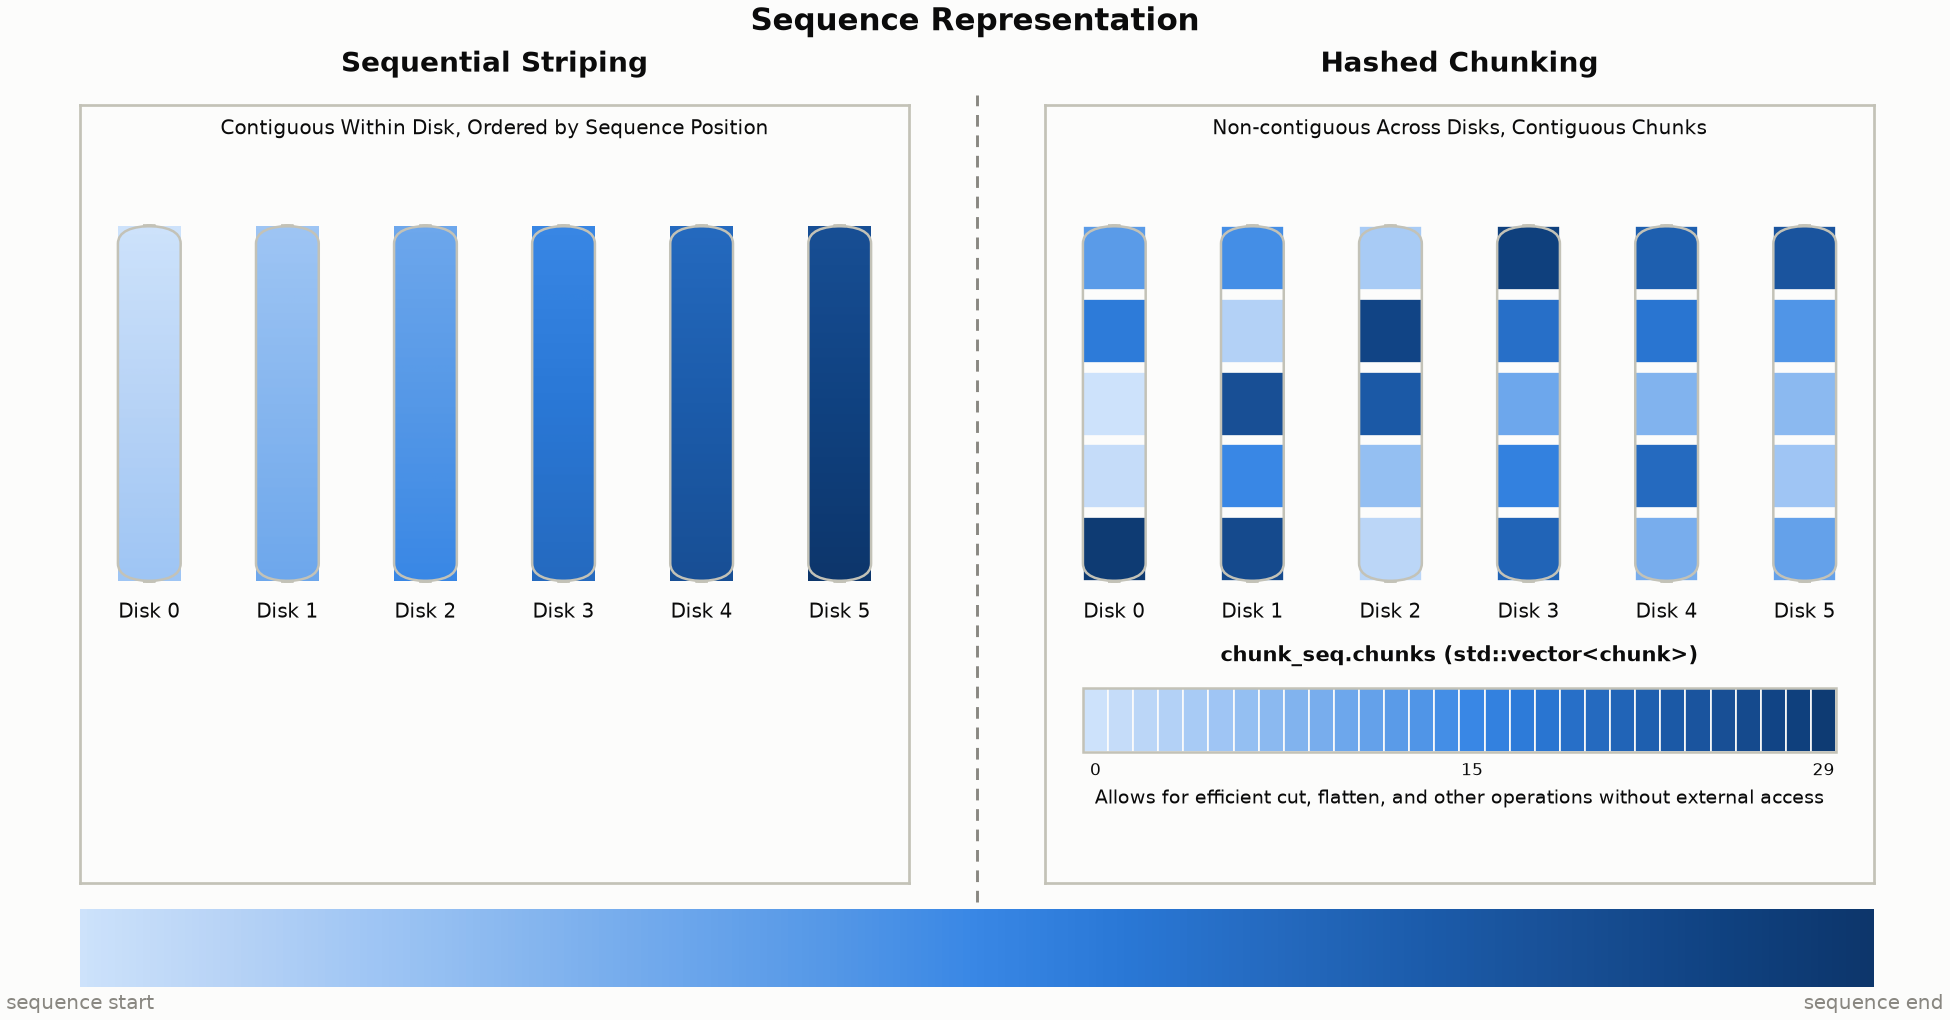

The script that saved this image:
#!/usr/bin/env python3
"""Conceptual diagram: Peter's sequential disk striping vs. chunk_seq's hashed
chunk placement.  Not data-driven (no CSV input, no CLI sweep) -- it renders
synthetic layout data purely to illustrate the two placement strategies.
"""
import argparse

import matplotlib

matplotlib.use("Agg")
import matplotlib.patches as mpatches
import matplotlib.pyplot as plt
import numpy as np
from matplotlib.colors import LinearSegmentedColormap
from matplotlib.lines import Line2D

# Light-mode chart palette (see the dataviz skill's reference palette).
SURFACE = "#fcfcfb"
INK_PRIMARY = "#0b0b0b"
INK_SECONDARY = "#52514e"
INK_MUTED = "#898781"
BASELINE = "#c3c2b7"

# Sequential blue ramp (steps 100->700): color encodes a chunk/range's original
# position in the logical sequence, consistently across both panels.
_BLUE_STEPS = [
    "#cde2fb", "#b7d3f6", "#9ec5f4", "#86b6ef", "#6da7ec", "#5598e7",
    "#3987e5", "#2a78d6", "#256abf", "#1c5cab", "#184f95", "#104281", "#0d366b",
]
SEQ_CMAP = LinearSegmentedColormap.from_list("seq_blue", _BLUE_STEPS)

N_DISKS = 6
CHUNKS_PER_DISK = 5
N_CHUNKS = N_DISKS * CHUNKS_PER_DISK

COL_GAP = 0.10
COL_WIDTH = (1.0 - COL_GAP * (N_DISKS - 1)) / N_DISKS


def col_x0(d):
    return d * (COL_WIDTH + COL_GAP)


def group_width():
    return N_DISKS * (COL_WIDTH + COL_GAP) - COL_GAP


def draw_disk_frame(ax, x0, label):
    frame = mpatches.FancyBboxPatch(
        (x0, 0), COL_WIDTH, 1,
        boxstyle="round,pad=0.0,rounding_size=0.05",
        linewidth=1.2, edgecolor=BASELINE, facecolor="none",
        zorder=5, mutation_aspect=1,
    )
    ax.add_patch(frame)
    ax.text(x0 + COL_WIDTH / 2, -0.06, label, ha="center", va="top",
            fontsize=9.5, color=INK_PRIMARY)


def style_panel(ax, caption):
    ax.set_xlim(-0.05, group_width() + 0.05)
    ax.set_ylim(-0.85, 1.34)
    ax.set_xticks([])
    ax.set_yticks([])
    ax.set_facecolor(SURFACE)
    for spine in ax.spines.values():
        spine.set_visible(True)
        spine.set_edgecolor(BASELINE)
        spine.set_linewidth(1.3)
    ax.text(group_width() / 2, 1.30, caption, ha="center", va="top",
            fontsize=9.5, color=INK_PRIMARY, wrap=True)


def draw_peter_panel(ax):
    ax.set_title("Sequential Striping", fontsize=13.5,
                 color=INK_PRIMARY, pad=16, fontweight="bold")
    rows = 200
    for d in range(N_DISKS):
        x0 = col_x0(d)
        # This disk holds the d-th contiguous 1/N_DISKS slice of the logical
        # sequence, so its column continues exactly where the previous disk's
        # column left off -- position order == disk order.
        seg = np.linspace(d / N_DISKS, (d + 1) / N_DISKS, rows).reshape(rows, 1)
        ax.imshow(seg, cmap=SEQ_CMAP, vmin=0, vmax=1, aspect="auto",
                  extent=(x0, x0 + COL_WIDTH, 0, 1), origin="upper", zorder=1)
        draw_disk_frame(ax, x0, f"Disk {d}")
    style_panel(
        ax,
        "Contiguous Within Disk, Ordered by Sequence Position",
    )


def draw_chunkseq_panel(ax):
    ax.set_title("Hashed Chunking", fontsize=13.5,
                 color=INK_PRIMARY, pad=16, fontweight="bold")

    # Simulates parlay::hash64(slot) % num_drives: chunk order is scrambled by
    # a deterministic hash, then dealt round-robin so drive load stays
    # balanced (balls-in-bins) while original-position order is destroyed.
    order = np.random.default_rng(7).permutation(N_CHUNKS)
    disks = [[] for _ in range(N_DISKS)]
    for i, chunk_idx in enumerate(order):
        disks[i % N_DISKS].append(chunk_idx / N_CHUNKS)

    tile_gap = 0.025
    tile_h = (1.0 - tile_gap * (CHUNKS_PER_DISK - 1)) / CHUNKS_PER_DISK
    for d in range(N_DISKS):
        x0 = col_x0(d)
        for t, val in enumerate(disks[d]):
            y0 = 1 - (t + 1) * tile_h - t * tile_gap
            ax.add_patch(mpatches.Rectangle(
                (x0, y0), COL_WIDTH, tile_h,
                facecolor=SEQ_CMAP(val), edgecolor=SURFACE, linewidth=0.8,
                zorder=1,
            ))
        draw_disk_frame(ax, x0, f"Disk {d}")
    style_panel(
        ax,
        "Non-contiguous Across Disks, Contiguous Chunks"
        "",
    )
    draw_chunks_array(ax)


def draw_chunks_array(ax):
    # Depicts chunk_seq.chunks: the in-memory, index-ordered accessor -- drawn
    # as a plain array so it visually contrasts with the scrambled disks above
    # (same chunks, same colors, but back in original index order: chunks[i]
    # is a direct, no-I/O lookup regardless of which physical disk holds it).
    ax.text(group_width() / 2, -0.18,
            "chunk_seq.chunks (std::vector<chunk>)",
            ha="center", va="top", fontsize=10, color=INK_PRIMARY,
            fontweight="bold")

    array_top, array_bot = -0.30, -0.48
    cell_w = group_width() / N_CHUNKS
    for i in range(N_CHUNKS):
        x0 = i * cell_w
        ax.add_patch(mpatches.Rectangle(
            (x0, array_bot), cell_w, array_top - array_bot,
            facecolor=SEQ_CMAP(i / N_CHUNKS), edgecolor=SURFACE,
            linewidth=0.8, zorder=2,
        ))
    ax.add_patch(mpatches.Rectangle(
        (0, array_bot), group_width(), array_top - array_bot,
        facecolor="none", edgecolor=BASELINE, linewidth=1.2, zorder=3,
    ))

    for i in (0, N_CHUNKS // 2, N_CHUNKS - 1):
        ax.text(i * cell_w + cell_w / 2, array_bot - 0.03, str(i),
                ha="center", va="top", fontsize=8, color=INK_PRIMARY)

    ax.text(
        group_width() / 2, -0.58,
        "Allows for efficient cut, flatten, and other operations without external access\n",
        ha="center", va="top", fontsize=9, color=INK_PRIMARY,
    )


def draw_colorbar(ax):
    gradient = np.linspace(0, 1, 256).reshape(1, -1)
    ax.imshow(gradient, cmap=SEQ_CMAP, aspect="auto",
              extent=(0, 1, 0, 1))
    ax.set_xlim(0, 1)
    ax.set_ylim(0, 1)
    ax.set_yticks([])
    ax.set_xticks([0, 1])
    ax.set_xticklabels(["sequence start", "sequence end"])
    ax.tick_params(colors=INK_MUTED, length=0, labelsize=9.5)
    for spine in ax.spines.values():
        spine.set_visible(False)
    ax.text(0.5, 1.9, "",
            ha="center", va="bottom", fontsize=9.5, color=INK_SECONDARY,
            transform=ax.transAxes)


def build_figure():
    fig = plt.figure(figsize=(13, 6.8), constrained_layout=True)
    fig.patch.set_facecolor(SURFACE)
    gs = fig.add_gridspec(2, 2, height_ratios=[1, 0.10], hspace=0.05, wspace=0.14)

    ax1 = fig.add_subplot(gs[0, 0])
    ax2 = fig.add_subplot(gs[0, 1])
    cax = fig.add_subplot(gs[1, :])
    cax.set_facecolor(SURFACE)

    draw_peter_panel(ax1)
    draw_chunkseq_panel(ax2)
    draw_colorbar(cax)

    fig.suptitle(
        "Sequence Representation",
        fontsize=15, color=INK_PRIMARY, fontweight="bold",
    )

    # Vertical divider between the two panels, placed at the actual midpoint
    # of their figure-coordinate bounding boxes once constrained_layout settles.
    fig.canvas.draw()
    pos1 = ax1.get_position()
    pos2 = ax2.get_position()
    mid_x = (pos1.x1 + pos2.x0) / 2
    fig.add_artist(Line2D(
        [mid_x, mid_x], [pos2.y0 - 0.02, pos1.y1 + 0.01],
        transform=fig.transFigure, color=INK_MUTED, linewidth=1.4,
        linestyle=(0, (4, 3)), zorder=10,
    ))
    return fig


def main():
    parser = argparse.ArgumentParser(description=__doc__)
    parser.add_argument("--out", default="disk_layout_diagram.png",
                         help="output PNG path (default: %(default)s)")
    args = parser.parse_args()

    fig = build_figure()
    fig.savefig(args.out, dpi=150, facecolor=fig.get_facecolor())
    plt.close(fig)
    print(f"wrote {args.out}")


if __name__ == "__main__":
    main()
